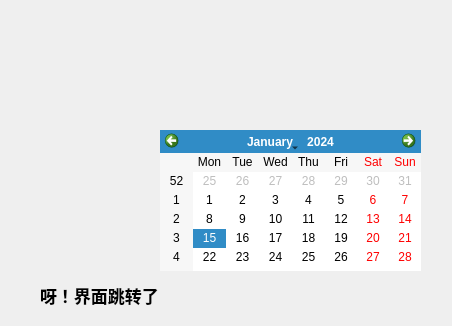
<?xml version="1.0" encoding="UTF-8"?>
<ui version="4.0">
 <class>Widget</class>
 <widget class="QWidget" name="Widget">
  <property name="geometry">
   <rect>
    <x>0</x>
    <y>0</y>
    <width>452</width>
    <height>326</height>
   </rect>
  </property>
  <property name="windowTitle">
   <string>Widget</string>
  </property>
  <widget class="QLabel" name="label_2">
   <property name="geometry">
    <rect>
     <x>40</x>
     <y>270</y>
     <width>181</width>
     <height>51</height>
    </rect>
   </property>
   <property name="font">
    <font>
     <pointsize>13</pointsize>
     <weight>75</weight>
     <bold>true</bold>
    </font>
   </property>
   <property name="text">
    <string>呀！界面跳转了</string>
   </property>
  </widget>
  <widget class="QCalendarWidget" name="calendarWidget">
   <property name="geometry">
    <rect>
     <x>160</x>
     <y>130</y>
     <width>261</width>
     <height>141</height>
    </rect>
   </property>
  </widget>
 </widget>
 <layoutdefault spacing="6" margin="11"/>
 <resources/>
 <connections/>
</ui>
